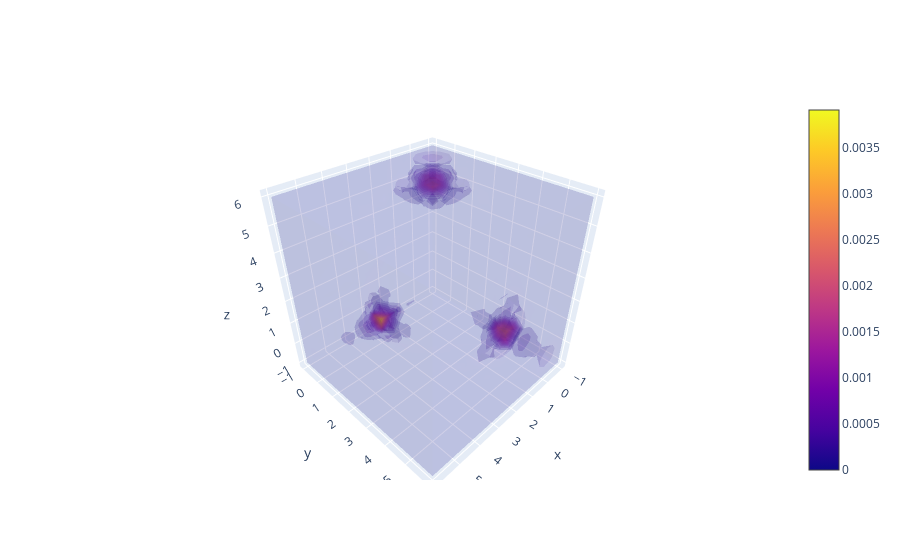

Here is the notebook cell this chart was saved with:
### Code cell
xyz = np.mgrid[-1:6:20j, -1:6:20j, -1:6:20j]
plot_block_list(neighbor_data, xyz, cutoff=hypers_ps["cutoff"])

### Figure 1 — Plotly figure (JSON) as saved in the notebook; plotly's stock layout.template omitted (floating-point values rounded to 4 significant figures; data arrays with more than 128 entries replaced by an {"elided": "..."} marker saying what was removed)
{"data": [{"opacity": 0.1, "surface": {"count": 20}, "type": "volume", "value": {"elided": "8000 float values"}, "x": {"elided": "8000 float values"}, "y": {"elided": "8000 float values"}, "z": {"elided": "8000 float values"}}], "layout": {}}
